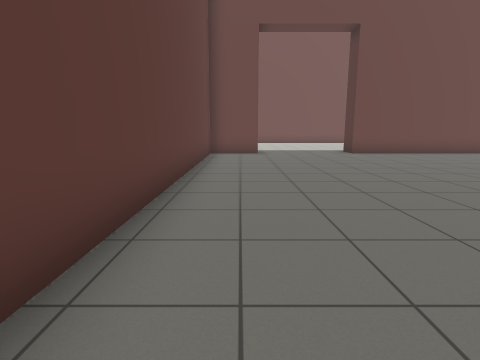
[1] (above)

24 first-person views from a walk through a robot-simulator world made for Gazebo. The camera is 1 m above the floor, tilts 10° down and sees 80° across. The floor is counted in squares, 1 m on a side. Each view is taken from the middle of a square. On the plan, view 1 faces up. The plan holds only what a view shows up to about 12 squares ahead; the rest is blank. The place goes on beyond the plan. Gazebo's built-in surfaces are drawn with simple patterns. Some stock models are drawn as simple stand-ins.

[2]
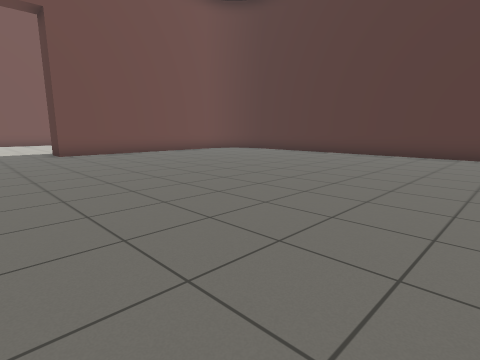

[3]
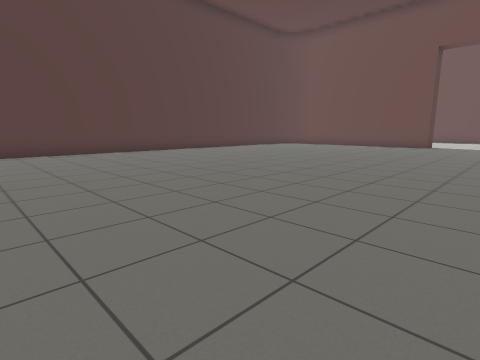

[4]
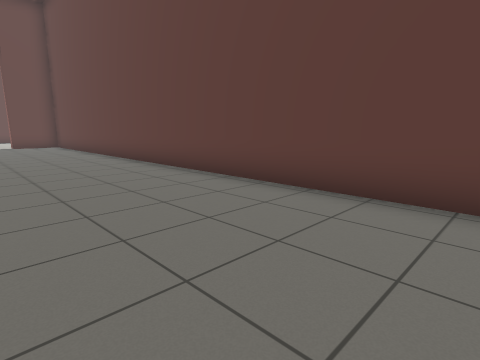

[5]
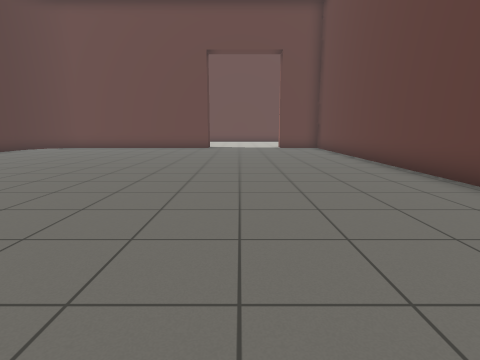

[6]
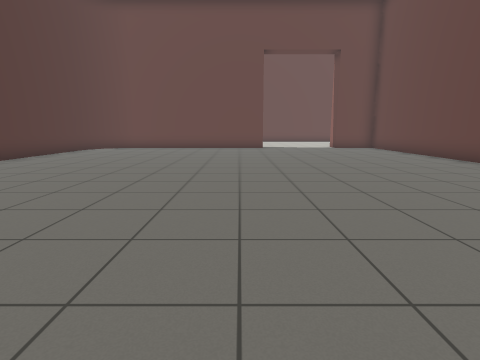

[7]
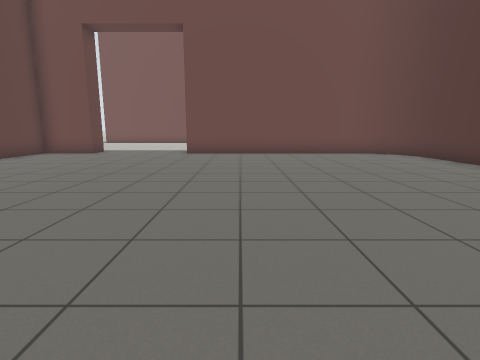

[8]
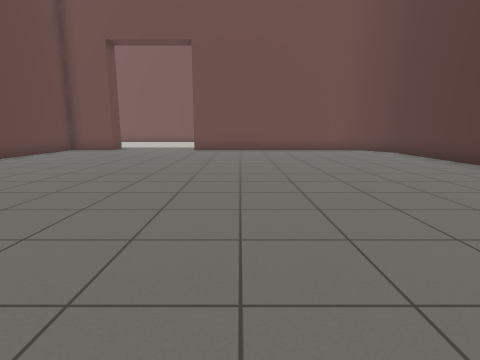

[9]
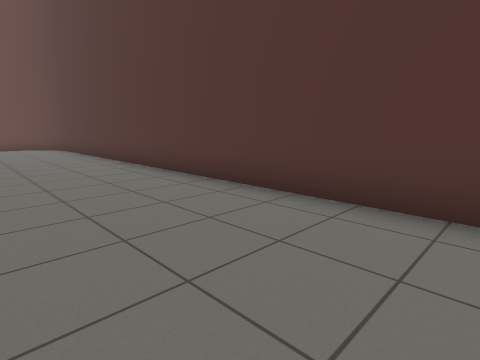

[10]
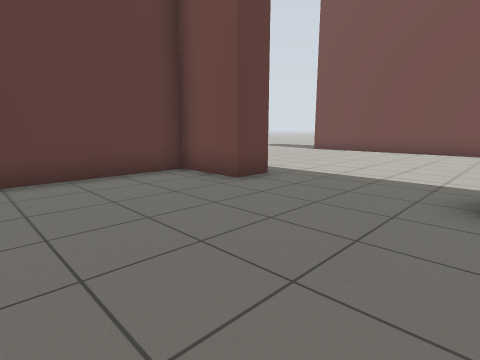

[11]
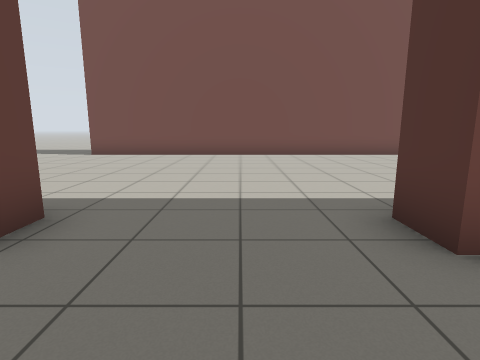

[12]
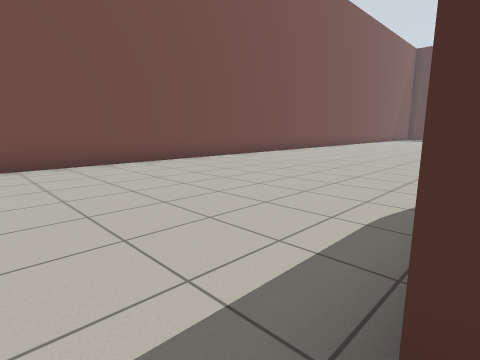

[13]
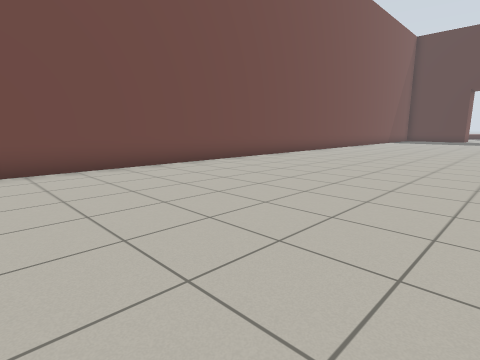

[14]
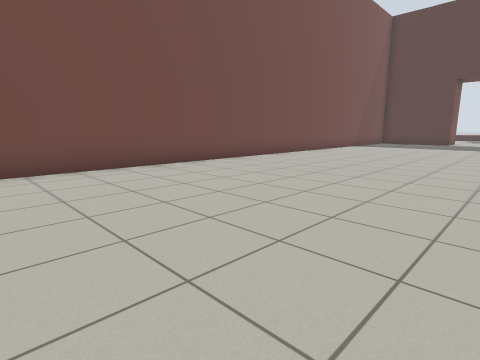

[15]
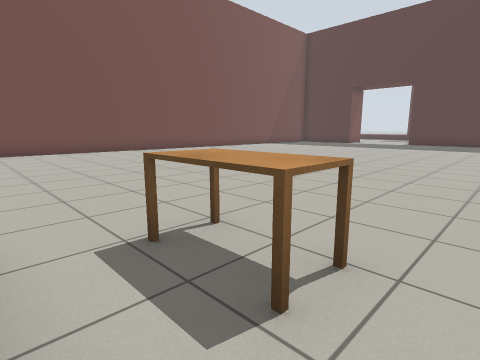

[16]
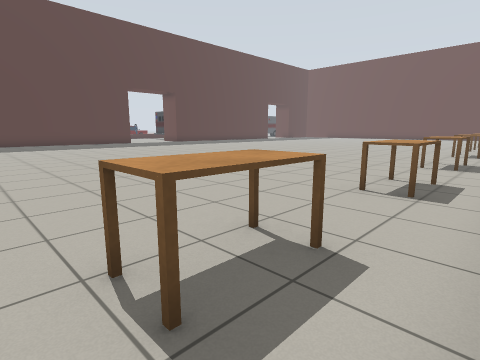

[17]
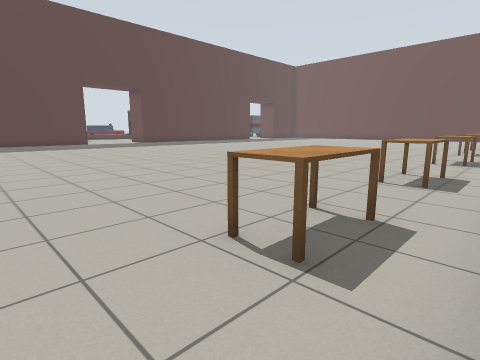

[18]
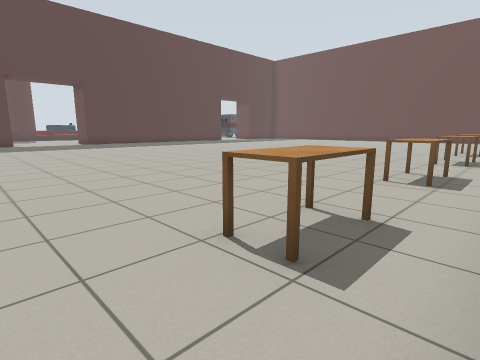

[19]
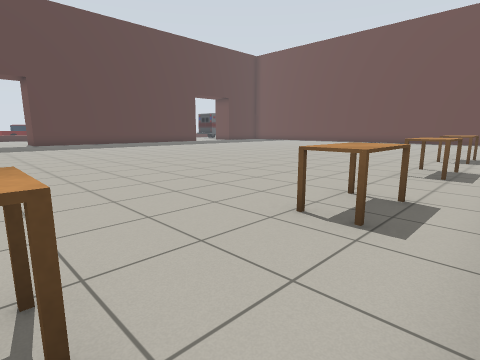

[20]
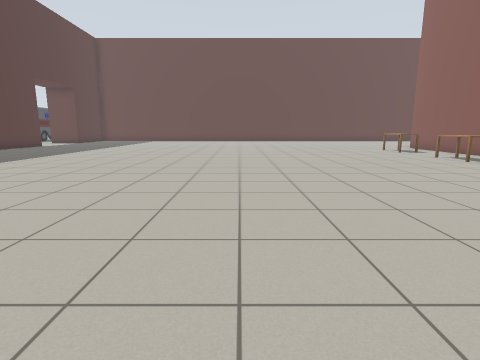

[21]
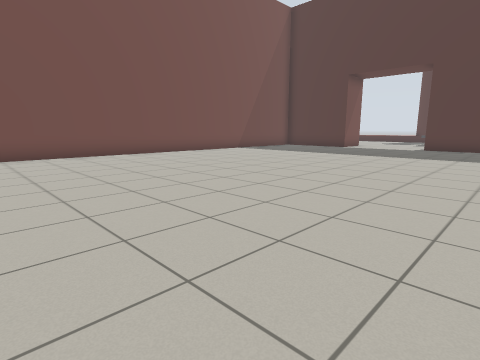

[22]
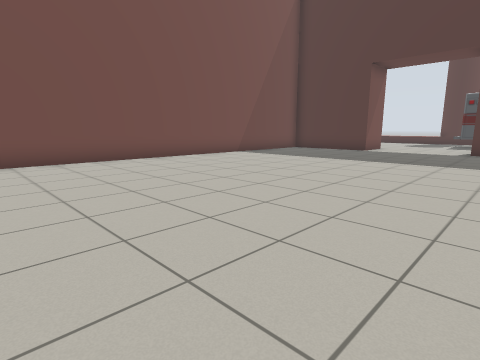

[23]
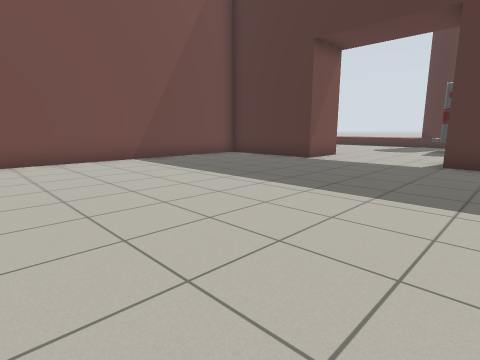

[24]
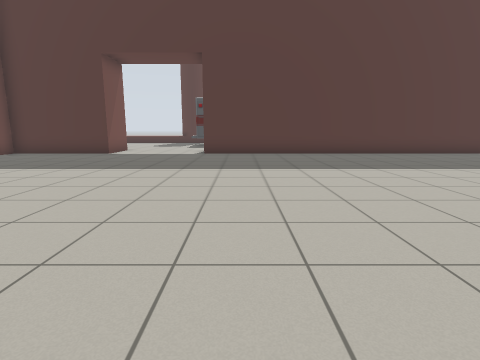

### Floor plan
Points are (right, up) in squares from view 1. A wall is a line through its corners. A room is listed if a view was taken in it or the views show most of it. See-through windows are left out.
Room 1 (views 1, 2, 3, 4, 5, 6, 7, 8, 9, 10, 11)
walls: (13.8, -4.8) (13.8, 10.5); (13.8, -10.4) (13.8, -7.1); (0.8, 12.2) (-1.2, 12.2) (-1.2, -10.4); (13.6, 10.9) (13.4, 11.3); (12.1, 12.2) (4.8, 12.2); (12.9, 11.8) (12.5, 12)
ways out: opening at (2.5, 11.2) to room 2
Room 2 (views 12, 13, 14, 15, 16, 17, 18, 19, 20, 21, 22, 23, 24)
walls: (36, 1.9) (36, 13.5); (38.1, 17.5) (36, 17.5) (36, 21.5) (-3, 21.5); (4.8, 12.2) (4.8, 13.2); (14.7, -8) (14.7, -9.4); (0.8, 13.2) (0.8, 12.2)
ways out: opening at (2.5, 11.2) to room 1
objects: table (16, -10) to (17, -10); table (16, -7) to (17, -6); table (16, -3) to (17, -2); table (16, 1) to (17, 2); table (16, 5) to (17, 6); table (16, 9) to (17, 10); ambulance (42, 14) to (42, 15)

Positions as (right, up) in squares from view 1, and headings:
1: (0, 0), facing up
2: (2, 0), facing up-right
3: (1, 4), facing down-right
4: (3, 5), facing down-left
5: (3, 2), facing down
6: (6, 2), facing down
7: (7, 0), facing up
8: (7, -2), facing up
9: (10, -5), facing up-right
10: (5, 8), facing up-left
11: (3, 10), facing up
12: (4, 13), facing up-right
13: (8, 14), facing up-right
14: (14, 14), facing up-right
15: (15, 8), facing up-right
16: (15, 11), facing down-right
17: (15, 8), facing down-right
18: (15, 4), facing down-right
19: (15, 1), facing down-right
20: (24, 3), facing down
21: (20, 10), facing up-right
22: (22, 12), facing up-right
23: (27, 12), facing up-right
24: (24, 12), facing right
